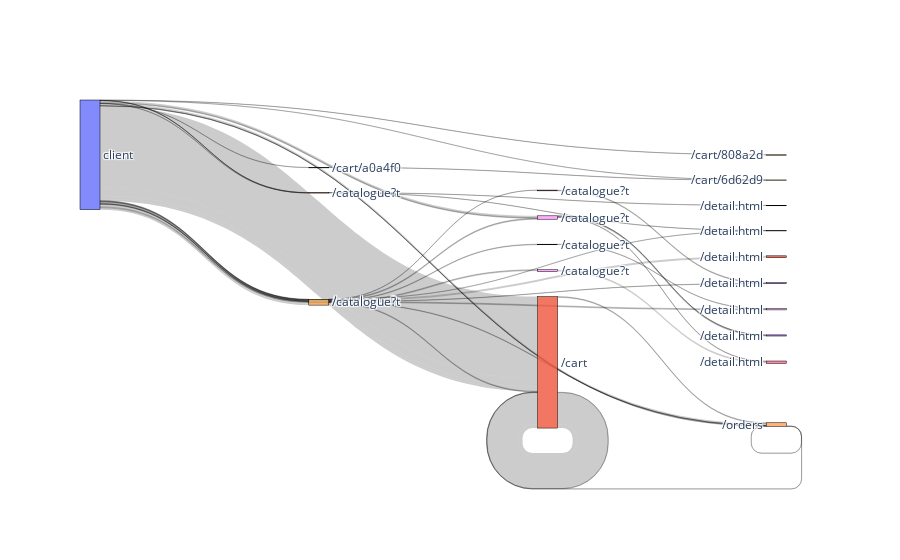

This figure's notebook cell:
### Code cell
create_sankey(flows,50, num_dict,'most')

### Figure 1 — Plotly figure (JSON) as saved in the notebook; plotly's stock layout.template omitted (floating-point values rounded to 4 significant figures; data arrays with more than 128 entries replaced by an {"elided": "..."} marker saying what was removed)
{"data": [{"arrangement": "snap", "link": {"source": [0, 0, 1, 0, 1, 1, 0, 1, 0, 0, 4, 0, 4, 0, 12, 0, 12, 0, 12, 28, 0, 12, 116, 0, 12, 278, 0, 12, 337, 0, 24, 0, 24, 0, 24, 0, 24, 0, 28, 0, 28, 0, 0, 0, 55, 0, 61, 0, 61, 0, 61, 0, 67, 0, 88, 0, 88, 0, 88, 0, 88, 0, 88, 0, 103, 0, 103, 0, 116, 0, 183, 0, 192, 0, 278, 0, 337, 0, 410, 0, 410, 0, 410, 0, 472, 0, 636, 0, 761, 0, 921, 0, 937, 0, 1197, 0, 1315, 0, 1637, 0, 1903], "target": [1, 1, 1, 1, 1, 1, 1, 4, 4, 4, 1, 4, 4, 12, 1, 12, 4, 12, 28, 23, 12, 116, 3, 12, 278, 6, 12, 337, 8, 24, 3, 24, 8, 24, 17, 24, 41, 28, 6, 28, 23, 47, 49, 55, 47, 61, 17, 61, 21, 61, 36, 67, 10, 88, 3, 88, 6, 88, 21, 88, 39, 88, 41, 103, 23, 103, 39, 116, 3, 183, 23, 192, 3, 278, 6, 337, 8, 410, 21, 410, 36, 410, 41, 472, 6, 636, 3, 761, 8, 921, 6, 937, 3, 1197, 3, 1315, 6, 1637, 3, 1903, 23], "value": [4250, 425, 18, 169, 1645, 200, 89, 39, 97, 11, 11, 9, 9, 33, 37, 9, 24, 46, 44, 10, 8, 8, 39, 23, 45, 98, 48, 29, 16, 18, 13, 56, 46, 126, 11, 104, 100, 99, 23, 34, 49, 9, 10, 11, 10, 9, 10, 9, 9, 9]}, "node": {"label": {"elided": "15562 str values"}, "line": {"color": "black", "width": 0.5}, "pad": 15, "thickness": 20}, "type": "sankey"}], "layout": {}}
